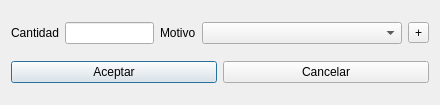
<?xml version="1.0" encoding="UTF-8"?>
<ui version="4.0">
 <class>EntradaSalida</class>
 <widget class="QDialog" name="EntradaSalida">
  <property name="geometry">
   <rect>
    <x>0</x>
    <y>0</y>
    <width>440</width>
    <height>105</height>
   </rect>
  </property>
  <property name="windowTitle">
   <string>Dialog</string>
  </property>
  <layout class="QGridLayout" name="gridLayout">
   <item row="0" column="0">
    <widget class="QLabel" name="label">
     <property name="text">
      <string>Cantidad</string>
     </property>
     <property name="buddy">
      <cstring>lineEditCantidad</cstring>
     </property>
    </widget>
   </item>
   <item row="0" column="2">
    <widget class="QLabel" name="label_2">
     <property name="text">
      <string>Motivo</string>
     </property>
     <property name="buddy">
      <cstring>comboBoxMotivo</cstring>
     </property>
    </widget>
   </item>
   <item row="0" column="3">
    <widget class="QComboBox" name="comboBoxMotivo">
     <property name="minimumSize">
      <size>
       <width>200</width>
       <height>0</height>
      </size>
     </property>
    </widget>
   </item>
   <item row="0" column="1">
    <widget class="QLineEdit" name="lineEditCantidad">
     <property name="maximumSize">
      <size>
       <width>100</width>
       <height>16777215</height>
      </size>
     </property>
    </widget>
   </item>
   <item row="0" column="4">
    <widget class="QToolButton" name="toolButton">
     <property name="text">
      <string>+</string>
     </property>
    </widget>
   </item>
   <item row="1" column="0" colspan="5">
    <layout class="QHBoxLayout" name="horizontalLayout">
     <item>
      <widget class="QPushButton" name="pushButtonAceptar">
       <property name="text">
        <string>Aceptar</string>
       </property>
      </widget>
     </item>
     <item>
      <widget class="QPushButton" name="pushButtonCAncelar">
       <property name="text">
        <string>Cancelar</string>
       </property>
      </widget>
     </item>
    </layout>
   </item>
  </layout>
 </widget>
 <tabstops>
  <tabstop>lineEditCantidad</tabstop>
  <tabstop>comboBoxMotivo</tabstop>
  <tabstop>toolButton</tabstop>
  <tabstop>pushButtonAceptar</tabstop>
  <tabstop>pushButtonCAncelar</tabstop>
 </tabstops>
 <resources/>
 <connections>
  <connection>
   <sender>pushButtonCAncelar</sender>
   <signal>clicked()</signal>
   <receiver>EntradaSalida</receiver>
   <slot>close()</slot>
   <hints>
    <hint type="sourcelabel">
     <x>222</x>
     <y>71</y>
    </hint>
    <hint type="destinationlabel">
     <x>323</x>
     <y>84</y>
    </hint>
   </hints>
  </connection>
 </connections>
</ui>
